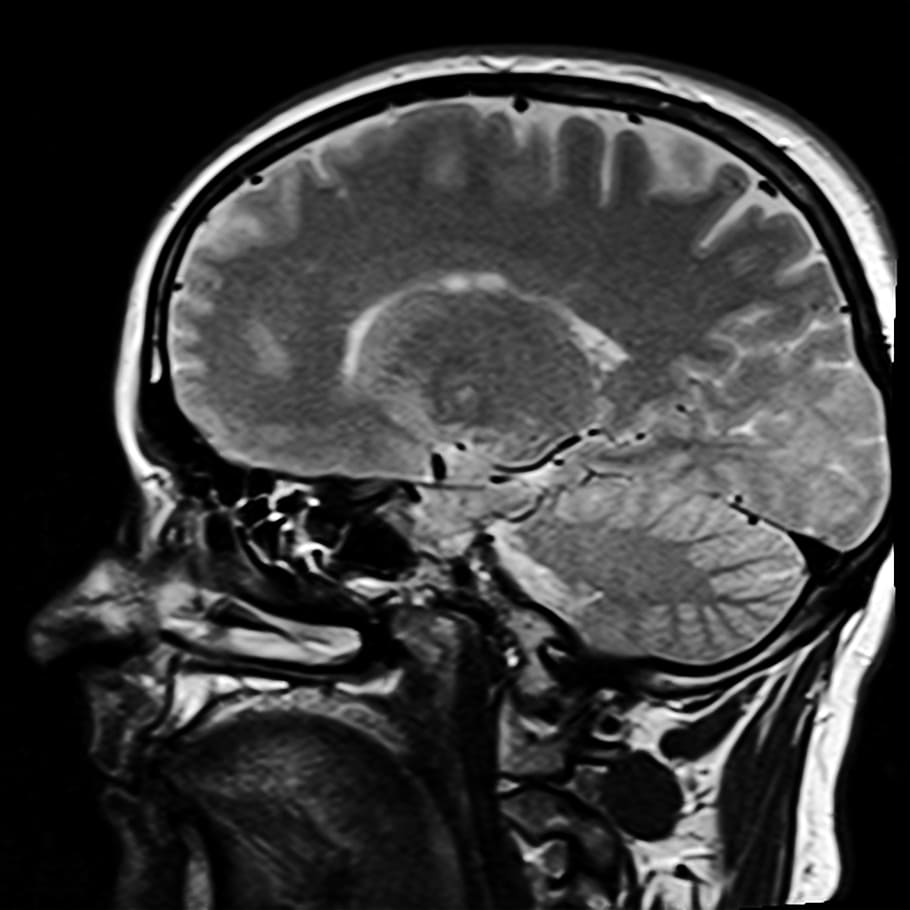
#> input picture testt.jpeg, 910 x 910 px
$ python kspace.py testt.jpeg
#> lines starting #> are read from the running program, lines starting #| are printed output that depends on the picture
import cv2
import numpy as np
from matplotlib import pyplot as plt
from numpy.fft import fftshift, ifftshift, fftn, ifftn, fft2
import os
import sys

path = sys.argv[1]
if os.path.exists(path):
    print(os.path.basename(path))
    img = cv2.imread(path,0)
#> img is the input picture: shape (910, 910); min 0, max 255, mean 57.5
    dim = range(img.ndim)
    k = fftshift(fftn(ifftshift(img, axes=dim), s=None, axes=dim), axes=dim)
    k /= np.sqrt(np.prod(np.take(img.shape, dim)))
    k = np.real(k)
    magnitude_spectrum = 20*np.log(np.abs(k)+1)
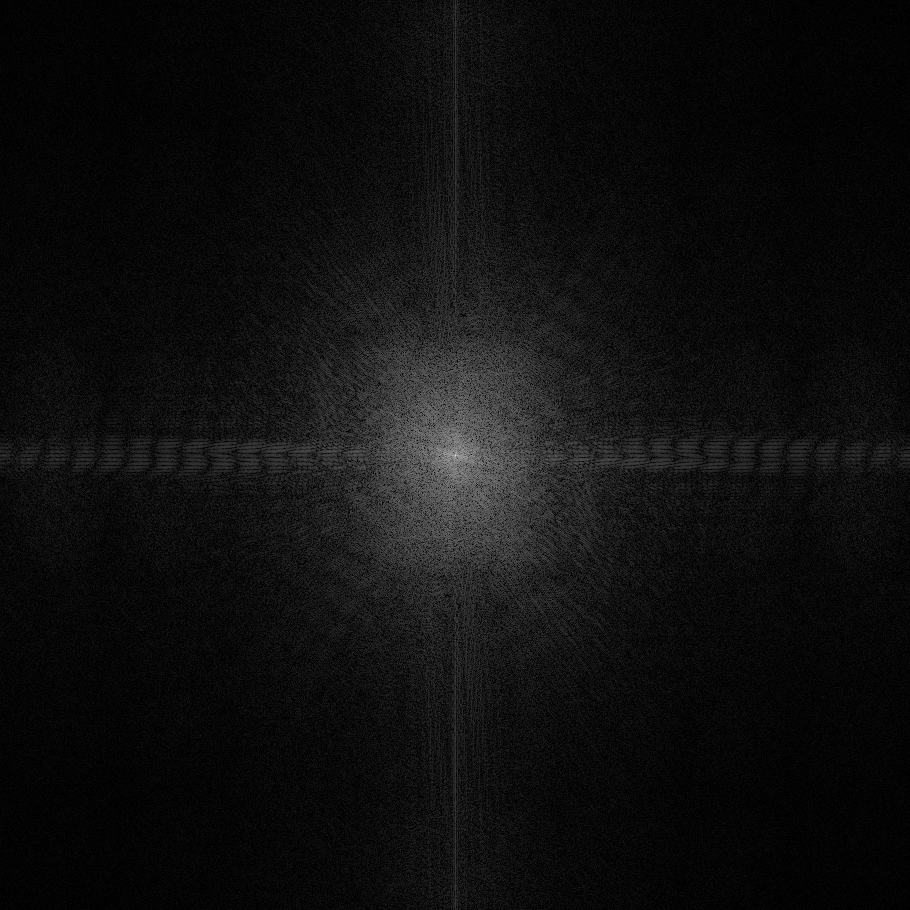
#> magnitude_spectrum: shape (910, 910) float64; min 2.43e-06, max 217.3, mean 15.2
    plt.subplot(121),plt.imshow(img, cmap = 'gray', interpolation='nearest')
    plt.title('Input Image'), plt.xticks([]), plt.yticks([])
    plt.subplot(122),plt.imshow(magnitude_spectrum, cmap = 'gray' ,interpolation='nearest')
    plt.title('K-Space'), plt.xticks([]), plt.yticks([])
    plt.show()
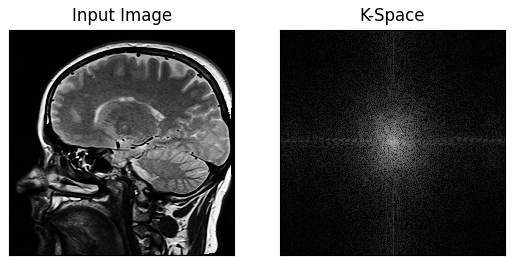
#> figure drawn by matplotlib, 2 panels

$ run again, on TerminalMRI.png
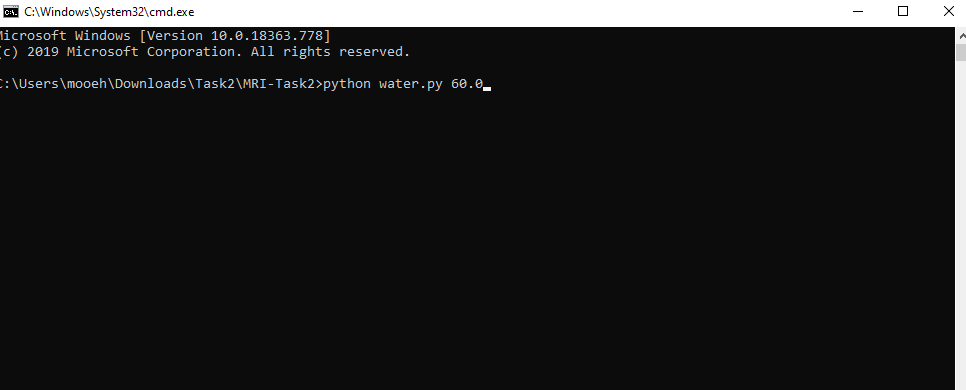
#> input picture TerminalMRI.png, 966 x 390 px
#> `magnitude_spectrum = 20*np.log(np.abs(k)+1)`:
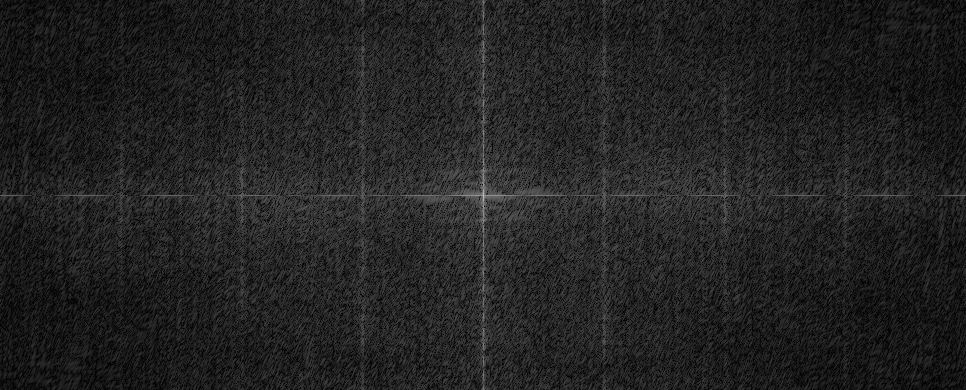
#> magnitude_spectrum: shape (390, 966) float64; min 0.000324, max 197.9, mean 34.6
#> `plt.show()`:
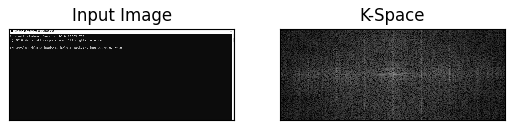
#> figure drawn by matplotlib, 2 panels
